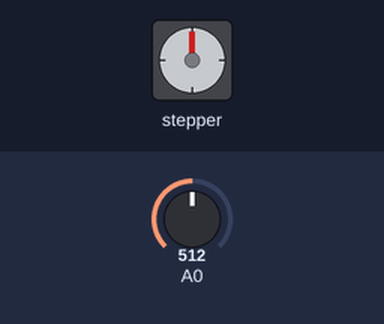
Recording of a sketch running on a simulated Arduino Uno, built with avr-gcc and run on an emulated ATmega328P. Parts: stepper motor. Inputs (shaded band) come from the test bench; at power-on: A0 = 512. Stepper angles assume 2048 steps per turn.

Above: at 1.2 s.
1.3 s: A0 set to 540
At 1.75 s:
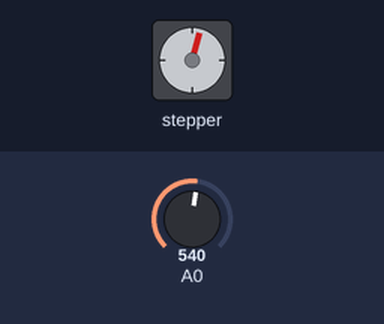
4.3 s: A0 set to 511
At 4.3 s:
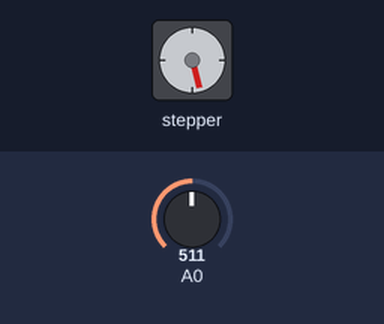
5.8 s: A0 set to 716
At 6.26 s:
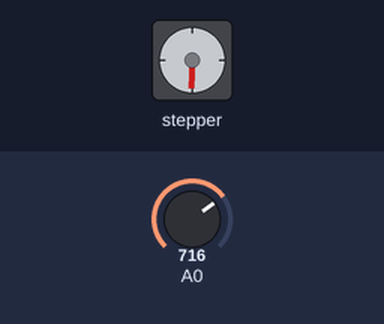
Timing chart, 0 to 17.8 s (numbered marks = the images above; inputs shaded):
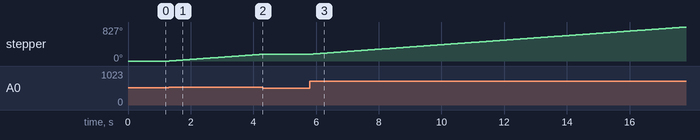

The sketch:

step.ino
```cpp
/* Example sketch to control a 28BYJ-48 stepper motor with ULN2003 driver board and Arduino UNO. More info: https://www.makerguides.com */

// Include the Arduino Stepper.h library:
#include <Stepper.h>

// Define number of steps per rotation:
const int stepsPerRevolution = 2048;
int  input = 0;
// Wiring:
// Pin 8 to IN1 on the ULN2003 driver
// Pin 9 to IN2 on the ULN2003 driver
// Pin 10 to IN3 on the ULN2003 driver
// Pin 11 to IN4 on the ULN2003 driver

// Create stepper object called 'myStepper', note the pin order:

int stepTo = 0;
int Pos = 0 ;
int initial = 0;
Stepper myStepper = Stepper(stepsPerRevolution, 8, 10, 9, 11);

void setup() {

  myStepper.setSpeed(10);

  // Begin Serial communication at a baud rate of 9600:
  Serial.begin(9600);
   initial = analogRead(A0);
}

void loop() {
    Pos = analogRead(A0);
    if (Pos > initial + 20 ) myStepper.step(1);

    if (Pos < initial - 20 ) myStepper.step(-1);

    // Step one revolution in one direction:


}
  // Step one revolution in the other direction:
 // Serial.println("counterclockwise");
 // myStepper.step(-stepsPerRevolution);
  //delay(500);
```

Measured:
- the behaviour switches between 532 and 533 on A0 (found by bisection; images 0 and 1)
- after the input at 1.3 s, stepper: keeps turning clockwise at about 56°/s, starting at once
- after the input at 4.3 s, stepper: stops changing and stays 165°
- after the input at 5.8 s, stepper: keeps turning clockwise at about 55°/s, starting at once
